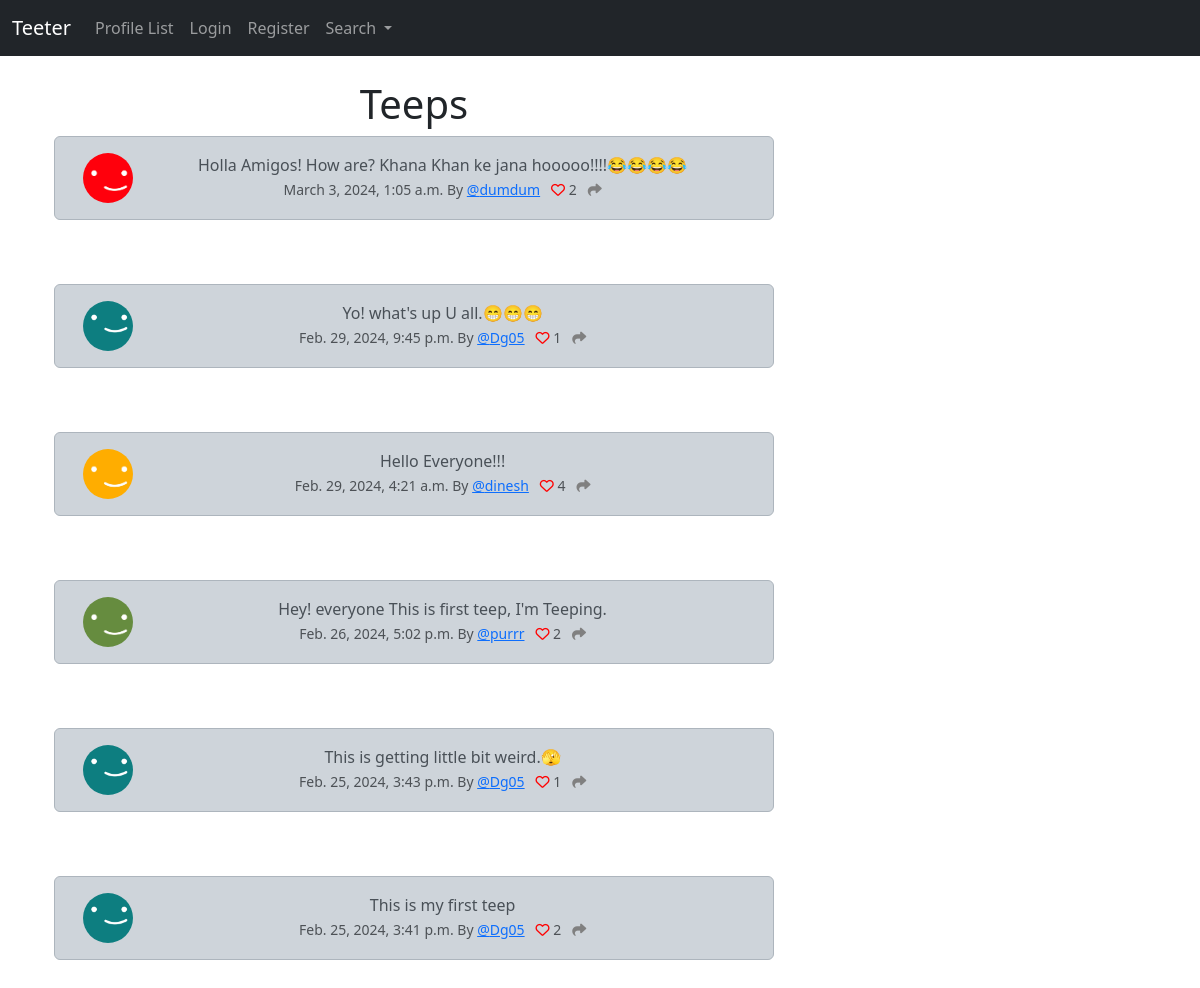
The page / on the database its author committed.
### teeter/models.py (models this page shows, shortened)
class Teep(models.Model):
    user = models.ForeignKey(
        User, related_name='teeps',
        on_delete=models.DO_NOTHING
    )
    body=models.CharField(max_length=200)
    created_at = models.DateTimeField(auto_now_add=True)
    likes = models.ManyToManyField(User, related_name="teep_like", blank=True)
    def number_of_likes(self):
        return self.likes.count()

class Profile(models.Model):
    user = models.OneToOneField(User, on_delete=models.CASCADE)
    follows = models.ManyToManyField("self",
        related_name="followed_by",
        symmetrical=False,
        blank=True)
    date_modified = models.DateTimeField(User, auto_now=True)
    profile_image = models.ImageField(null=True, blank=True, upload_to='images/')
    profile_bio = models.CharField(null=True, blank=True, max_length=500)
    website_link = models.CharField(null=True, blank=True, max_length=150)
    instagram_link = models.CharField(null=True, blank=True, max_length=150)
    facebook_link = models.CharField(null=True, blank=True, max_length=150)
    linkedin_link = models.CharField(null=True, blank=True, max_length=150)

### teeter/views.py (the view)
# urls.py: path('', home, name='home'),
def home(request):
    if request.user.is_authenticated:
        form = TeepForm(request.POST or None)
        if request.method == "POST":
            if form.is_valid():
                teep = form.save(commit=False)
                teep.user = request.user
                teep.save()
                messages.success(request, ('Your Teep has been posted!'))
                return redirect('home')
        teeps = Teep.objects.all().order_by("-created_at")
        return render(request, 'home.html', {'teeps': teeps, 'form': form})
    else:
        teeps = Teep.objects.all().order_by("-created_at")
        return render(request, 'home.html', {'teeps': teeps})

### teeter/templates/home.html (shortened to what this page needs)
{% extends 'base.html' %}
{% load static %}
{% block content %}
  <div class="container text-center">
    <div class="row">
      <div class="col-8">
        <h1>Teeps</h1>
        {% for teep in teeps %}
          <div class="alert alert-dark" role="alert">
            <div class="container">
              <div class="row">
                <div class="col-1">
                  {% if teep.user.profile.profile_image %}
                      <img src="{{ teep.user.profile.profile_image.url }}" width=50 height=50 class="rounded-circle" alt="{{ profile.user.username }}">
                  {% else %}
                      <img src="{% static 'images/profile-icon.jpeg' %}" width=50 height=50 class="rounded-circle" alt="{{ profile.user.username }}">
                  {% endif %}
                </div>
                <div class="col-11">
                  {{ teep.body }}<br/>
                  <small class="text-muted">
                    {{ teep.created_at }} By&nbsp;<a href="{% url 'profile' teep.user.profile.user.id %}">@{{ teep.user.username }}</a>&nbsp;&nbsp;
                    {% if user in teep.likes.all %}
                    <a href="{% url 'teep_like' teep.id %}">
                      <i class="fa-solid fa-heart" style="color:red"></i></a>
                    {% else %}
                    <a href="{% url 'teep_like' teep.id %}">
                      <i class="fa fa-heart-o" style="color:red"></i></a>
                    {% endif %}
                    {{ teep.number_of_likes }}
                    <a href="{% url 'teep_share' teep.id %}">
                      <i class="fa-solid fa-share" style="color:gray"></i></a>
                  </small>
                </div>
              </div>
            </div>
          </div>
          <br/><br/>
        {% endfor %}
      </div>
  <div class="col-4">
    <br/><br/>
  </div>
{% endblock %}

### rows shown on the page
Teep: user.profile.profile_image (picture), body "Holla Amigos! How are? Khana Khan ke jana hooooo!!!!😂😂😂😂", created_at "March 3, 2024, 1:05 a.m.", user.username "dumdum", number_of_likes "2"
Teep: user.profile.profile_image (picture), body "Yo! what's up U all.😁😁😁", created_at "Feb. 29, 2024, 9:45 p.m.", user.username "Dg05", number_of_likes "1"
Teep: user.profile.profile_image (picture), body "Hello Everyone!!!", created_at "Feb. 29, 2024, 4:21 a.m.", user.username "dinesh", number_of_likes "4"
Teep: user.profile.profile_image (picture), body "Hey! everyone This is first teep, I'm Teeping.", created_at "Feb. 26, 2024, 5:02 p.m.", user.username "purrr", number_of_likes "2"
Teep: user.profile.profile_image (picture), body "This is getting little bit weird.🫣", created_at "Feb. 25, 2024, 3:43 p.m.", user.username "Dg05", number_of_likes "1"
Teep: user.profile.profile_image (picture), body "This is my first teep", created_at "Feb. 25, 2024, 3:41 p.m.", user.username "Dg05", number_of_likes "2"
